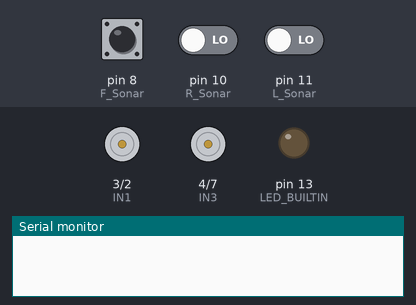
Bench run of a sketch on a simulated Arduino Uno, built with avr-gcc and run on an emulated ATmega328P. On the bench: motor-driver pin pairs drawn as motors (green arrow = first pin HIGH = forward, orange = second pin HIGH = backward, longer = more drive, scaled by the enable pin), output pins drawn as LEDs (lit = HIGH), the last lines printed to the serial monitor. The inputs (shaded band) are chosen by the test bench; at power-on: pin 8 (F_Sonar) LOW, pin 10 (R_Sonar) LOW, pin 11 (L_Sonar) LOW.

Above: at 4.2 s.
4.3 s: pin 8 (F_Sonar) pulsed HIGH 2 times (0.12 s each, 0.3 s apart)
At 7.2 s:
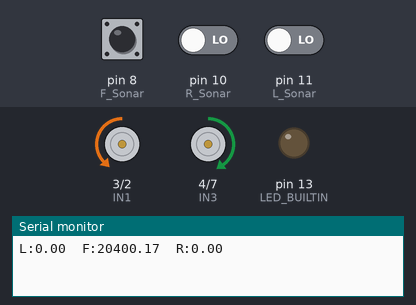
8.1 s: pin 8 (F_Sonar) pulsed HIGH 5 times (0.12 s each, 0.3 s apart)
Timing chart, 0 to 24.2 s (numbered marks = the images above; inputs shaded):
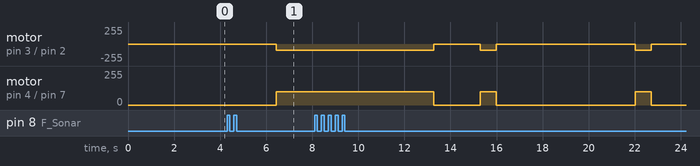

Measured:
- after the input at 4.3 s, motor on pin 3 (IN1) / pin 2 (IN2): stopped → backward 90/255 after 2.1 s instead of 3.7 s; motor on pin 4 (IN3) / pin 7 (IN4): stopped → forward 100/255 after 2.1 s instead of 3.7 s

The sketch:

20221201_201911135.ino
```cpp
#define F_Sonar 8
#define R_Sonar 10
#define L_Sonar 11

#define Obstancle 20

#define IN1 3
#define IN2 2
#define IN3 4
#define IN4 7

#define ENA 5
#define ENB 6

int robot_width = 200; // 로봇의 너비
int mazor_width = 500; // 미로의 폭
int mazor_width_tolerance = 40; // 센서의 오차범위
int measure_width; // 총 산출값

int a;

float F_Sonar_sensor()
{
  float duration = 0.0;
  float distance = 0.0;
  pinMode(F_Sonar,OUTPUT);
  digitalWrite(F_Sonar,LOW);
  digitalWrite(F_Sonar,HIGH);
  delay(10);
  digitalWrite(F_Sonar,LOW);
  pinMode(F_Sonar,INPUT);
  duration = pulseIn(F_Sonar,HIGH);
  distance =(duration * 340.0)/2.0/1000.0;
  return distance;
}

float R_Sonar_sensor()
{
  float duration = 0.0;
  float distance = 0.0;
  pinMode(R_Sonar,OUTPUT);
  digitalWrite(R_Sonar,LOW);
  digitalWrite(R_Sonar,HIGH);
  delay(10);
  digitalWrite(R_Sonar,LOW);
  pinMode(R_Sonar,INPUT);
  duration = pulseIn(R_Sonar,HIGH);
  distance =(duration * 340.0)/2.0/1000.0;
  return distance;
}

float L_Sonar_sensor()
{
  float duration = 0.0;
  float distance = 0.0;
  pinMode(L_Sonar,OUTPUT);
  digitalWrite(L_Sonar,LOW);
  digitalWrite(L_Sonar,HIGH);
  delay(10);
  digitalWrite(L_Sonar,LOW);
  pinMode(L_Sonar,INPUT);
  duration = pulseIn(L_Sonar,HIGH);
  distance =(duration * 340.0)/2.0/1000.0;
  return distance;

}

void Straight(int a)
{
 digitalWrite(IN1, LOW);
 digitalWrite(IN2, HIGH);
 digitalWrite(IN3, LOW);
 digitalWrite(IN4, HIGH);
 analogWrite(ENA, 35);
 analogWrite(ENB, 50);
 delay(a);
}

void Back(int a)
{
 digitalWrite(IN1, HIGH);
 digitalWrite(IN2, LOW);
 digitalWrite(IN3, HIGH);
 digitalWrite(IN4, LOW);
 analogWrite(ENA, 80);
 analogWrite(ENB, 80);
 delay(300);
}

void Right(int a)
{
 digitalWrite(IN1, LOW);
 digitalWrite(IN2, HIGH);
 digitalWrite(IN3, HIGH);
 digitalWrite(IN4, LOW);
 analogWrite(ENA, 90);
 analogWrite(ENB, 100);
 delay(a);
}

void Left(int a)
{
 digitalWrite(IN1, HIGH);
 digitalWrite(IN2, LOW);
 digitalWrite(IN3, LOW);
 digitalWrite(IN4, HIGH);
 analogWrite(ENA, 90);
 analogWrite(ENB, 110);
 delay(a);
}

void Stop(int a)
{
  analogWrite(ENA,0);
  analogWrite(ENB,0);
  delay(1000);
}

void Turning(int a)
{
  if(L_Sonar_sensor() < 200)
  {
   Right(a);
  }
  else if(R_Sonar_sensor() < 200)
  {
   Left(a);
  }
  else
  Straight(a);
}

void setup()
{
  pinMode(LED_BUILTIN, OUTPUT);
  pinMode(F_Sonar, OUTPUT);
  pinMode(R_Sonar, OUTPUT);
  pinMode(L_Sonar, OUTPUT);

  pinMode(IN1, OUTPUT);
  pinMode(IN2, OUTPUT);
  pinMode(IN3, OUTPUT);
  pinMode(IN4, OUTPUT);
  Serial.begin(9600);
  delay(3000);
}


void loop()
{
  float L_distance, F_distance, R_distance;
  L_distance = L_Sonar_sensor();
  F_distance = F_Sonar_sensor();
  R_distance = R_Sonar_sensor();
  Serial.print("L:"); Serial.print(L_distance);
  Serial.print("  F:"); Serial.print(F_distance);
  Serial.print("  R:"); Serial.println(R_distance);

  measure_width = L_distance + robot_width + R_distance;

  if(F_distance < 150)
  {
    Stop(a);
    if((L_distance < 200)||(R_distance < 200))
    {
      Turning(700);
      Stop(a);
    }
  }
  else if((L_distance < 60)||(R_distance < 60))
  {
     Turning(1);
  }
  else
  {
    Straight(a);
  }
}
```
